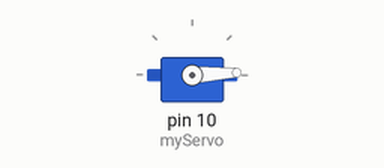
Simulated run of this sketch. Board: Arduino Uno, built with avr-gcc and run on an emulated ATmega328P. Shown: servo. What the sketch prints to the serial monitor is not drawn.

Above: at 0.05 s.
At 0.55 s:
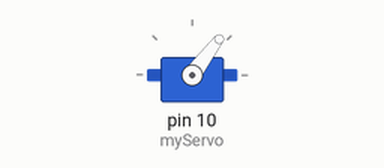
At 1.05 s:
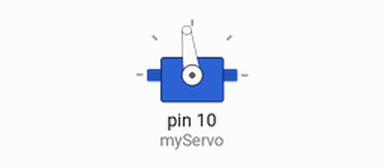
At 2.05 s:
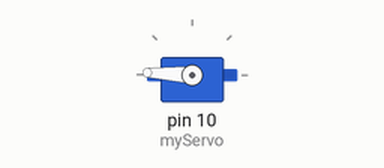
Timing chart, 0 to 5.0 s (numbered marks = the images above):
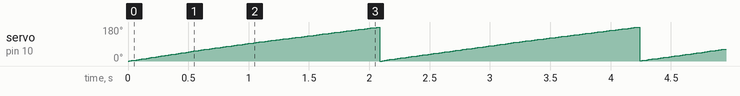

The sketch:

12_MOTOR_01.ino
```cpp
#include <Servo.h>

Servo myServo; // Servo.h 라이브러리에 내장된 Servo 클래스로 실제 서보 모터 제어를 위한 myServo 객체 생성

void setup() {
  Serial.begin(9600);
  myServo.attach(10);
}

void loop() {
  for (int angle = 0; angle <= 180; angle++) {
    myServo.write(angle);
    Serial.print("angle: ");
    Serial.println(angle);
    delay(10);
  }
}
```

Measured:
- by itself, servo on pin 10 (myServo): ramps from 0° to 180° and jumps back, once every 2.2 s
